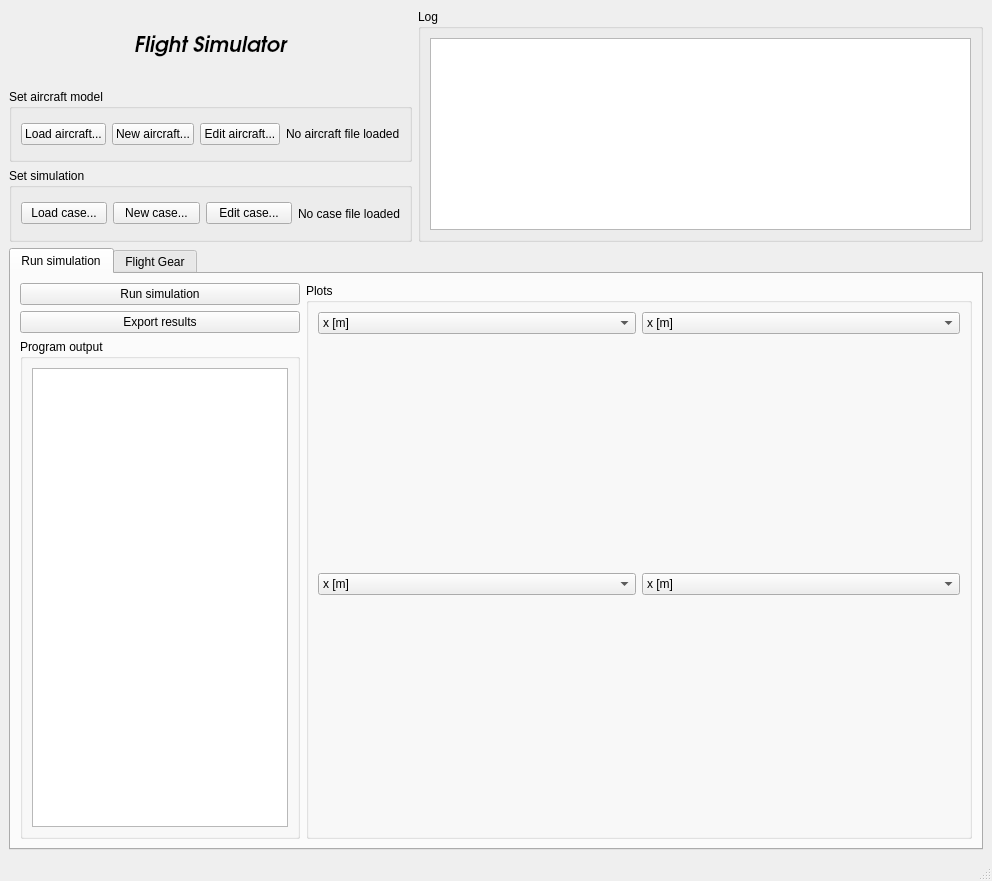
<?xml version="1.0" encoding="UTF-8"?>
<ui version="4.0">
 <class>MainWindow</class>
 <widget class="QMainWindow" name="MainWindow">
  <property name="geometry">
   <rect>
    <x>0</x>
    <y>0</y>
    <width>992</width>
    <height>881</height>
   </rect>
  </property>
  <property name="windowTitle">
   <string>MainWindow</string>
  </property>
  <widget class="QWidget" name="centralwidget">
   <layout class="QVBoxLayout" name="verticalLayout">
    <item>
     <layout class="QGridLayout" name="gridLayout_2">
      <item row="0" column="0">
       <widget class="QLabel" name="label">
        <property name="font">
         <font>
          <family>TeX Gyre Adventor</family>
          <pointsize>16</pointsize>
          <italic>true</italic>
          <bold>true</bold>
         </font>
        </property>
        <property name="text">
         <string>Flight Simulator</string>
        </property>
        <property name="alignment">
         <set>Qt::AlignmentFlag::AlignCenter</set>
        </property>
        <property name="wordWrap">
         <bool>false</bool>
        </property>
       </widget>
      </item>
      <item row="0" column="1" rowspan="3">
       <widget class="QGroupBox" name="groupBox_3">
        <property name="title">
         <string>Log</string>
        </property>
        <layout class="QGridLayout" name="gridLayout">
         <item row="0" column="0">
          <widget class="QPlainTextEdit" name="terminalPlainTextEdit">
           <property name="readOnly">
            <bool>true</bool>
           </property>
          </widget>
         </item>
        </layout>
       </widget>
      </item>
      <item row="1" column="0">
       <widget class="QGroupBox" name="groupBox_2">
        <property name="title">
         <string>Set aircraft model</string>
        </property>
        <layout class="QHBoxLayout" name="horizontalLayout_2">
         <item>
          <widget class="QPushButton" name="loadAircraftButton">
           <property name="text">
            <string>Load aircraft...</string>
           </property>
          </widget>
         </item>
         <item>
          <widget class="QPushButton" name="newAircraftButton">
           <property name="text">
            <string>New aircraft...</string>
           </property>
          </widget>
         </item>
         <item>
          <widget class="QPushButton" name="editAircraftButton">
           <property name="text">
            <string>Edit aircraft...</string>
           </property>
          </widget>
         </item>
         <item>
          <widget class="QLabel" name="loadedAircraftLabel">
           <property name="text">
            <string>No aircraft file loaded</string>
           </property>
          </widget>
         </item>
        </layout>
       </widget>
      </item>
      <item row="2" column="0">
       <widget class="QGroupBox" name="groupBox">
        <property name="title">
         <string>Set simulation</string>
        </property>
        <layout class="QHBoxLayout" name="horizontalLayout">
         <item>
          <widget class="QPushButton" name="loadCaseButton">
           <property name="text">
            <string>Load case...</string>
           </property>
          </widget>
         </item>
         <item>
          <widget class="QPushButton" name="newCaseButton">
           <property name="text">
            <string>New case...</string>
           </property>
          </widget>
         </item>
         <item>
          <widget class="QPushButton" name="editCaseButton">
           <property name="text">
            <string>Edit case...</string>
           </property>
          </widget>
         </item>
         <item>
          <widget class="QLabel" name="loadedCaseLabel">
           <property name="text">
            <string>No case file loaded</string>
           </property>
          </widget>
         </item>
        </layout>
       </widget>
      </item>
     </layout>
    </item>
    <item>
     <widget class="QTabWidget" name="tabWidget">
      <property name="currentIndex">
       <number>0</number>
      </property>
      <widget class="QWidget" name="tab_3">
       <attribute name="title">
        <string>Run simulation</string>
       </attribute>
       <layout class="QFormLayout" name="formLayout">
        <item row="0" column="0">
         <layout class="QVBoxLayout" name="verticalLayout_2">
          <item>
           <widget class="QPushButton" name="runSimulationButton">
            <property name="text">
             <string>Run simulation</string>
            </property>
           </widget>
          </item>
          <item>
           <widget class="QPushButton" name="pushButton_2">
            <property name="text">
             <string>Export results</string>
            </property>
           </widget>
          </item>
          <item>
           <widget class="QGroupBox" name="groupBox_4">
            <property name="title">
             <string>Program output</string>
            </property>
            <layout class="QGridLayout" name="gridLayout_5">
             <item row="0" column="0">
              <widget class="QPlainTextEdit" name="consolePlainTextEdit">
               <property name="readOnly">
                <bool>true</bool>
               </property>
              </widget>
             </item>
            </layout>
           </widget>
          </item>
         </layout>
        </item>
        <item row="0" column="1">
         <widget class="QGroupBox" name="groupBox_5">
          <property name="title">
           <string>Plots</string>
          </property>
          <layout class="QGridLayout" name="gridLayout_3">
           <item row="0" column="0">
            <layout class="QGridLayout" name="gridLayout_4">
             <item row="1" column="0" rowspan="2">
              <widget class="QWidget" name="widget1" native="true"/>
             </item>
             <item row="0" column="0">
              <widget class="QComboBox" name="comboBox1">
               <item>
                <property name="text">
                 <string>x [m]</string>
                </property>
               </item>
               <item>
                <property name="text">
                 <string>y [m]</string>
                </property>
               </item>
               <item>
                <property name="text">
                 <string>height [m]</string>
                </property>
               </item>
               <item>
                <property name="text">
                 <string>u [m/s]</string>
                </property>
               </item>
               <item>
                <property name="text">
                 <string>v [m/s]</string>
                </property>
               </item>
               <item>
                <property name="text">
                 <string>w [m/s]</string>
                </property>
               </item>
               <item>
                <property name="text">
                 <string>phi [deg]</string>
                </property>
               </item>
               <item>
                <property name="text">
                 <string>theta [deg]</string>
                </property>
               </item>
               <item>
                <property name="text">
                 <string>psi [deg]</string>
                </property>
               </item>
               <item>
                <property name="text">
                 <string>p [deg/s]</string>
                </property>
               </item>
               <item>
                <property name="text">
                 <string>q [deg/s]</string>
                </property>
               </item>
               <item>
                <property name="text">
                 <string>r [deg/s]</string>
                </property>
               </item>
               <item>
                <property name="text">
                 <string/>
                </property>
               </item>
              </widget>
             </item>
             <item row="0" column="1">
              <widget class="QComboBox" name="comboBox2">
               <item>
                <property name="text">
                 <string>x [m]</string>
                </property>
               </item>
               <item>
                <property name="text">
                 <string>y [m]</string>
                </property>
               </item>
               <item>
                <property name="text">
                 <string>height [m]</string>
                </property>
               </item>
               <item>
                <property name="text">
                 <string>u [m/s]</string>
                </property>
               </item>
               <item>
                <property name="text">
                 <string>v [m/s]</string>
                </property>
               </item>
               <item>
                <property name="text">
                 <string>w [m/s]</string>
                </property>
               </item>
               <item>
                <property name="text">
                 <string>phi [deg]</string>
                </property>
               </item>
               <item>
                <property name="text">
                 <string>theta [deg]</string>
                </property>
               </item>
               <item>
                <property name="text">
                 <string>psi [deg]</string>
                </property>
               </item>
               <item>
                <property name="text">
                 <string>p [deg/s]</string>
                </property>
               </item>
               <item>
                <property name="text">
                 <string>q [deg/s]</string>
                </property>
               </item>
               <item>
                <property name="text">
                 <string>r [deg/s]</string>
                </property>
               </item>
               <item>
                <property name="text">
                 <string/>
                </property>
               </item>
              </widget>
             </item>
             <item row="1" column="1" rowspan="2">
              <widget class="QWidget" name="widget2" native="true"/>
             </item>
             <item row="3" column="0">
              <widget class="QComboBox" name="comboBox3">
               <item>
                <property name="text">
                 <string>x [m]</string>
                </property>
               </item>
               <item>
                <property name="text">
                 <string>y [m]</string>
                </property>
               </item>
               <item>
                <property name="text">
                 <string>height [m]</string>
                </property>
               </item>
               <item>
                <property name="text">
                 <string>u [m/s]</string>
                </property>
               </item>
               <item>
                <property name="text">
                 <string>v [m/s]</string>
                </property>
               </item>
               <item>
                <property name="text">
                 <string>w [m/s]</string>
                </property>
               </item>
               <item>
                <property name="text">
                 <string>phi [deg]</string>
                </property>
               </item>
               <item>
                <property name="text">
                 <string>theta [deg]</string>
                </property>
               </item>
               <item>
                <property name="text">
                 <string>psi [deg]</string>
                </property>
               </item>
               <item>
                <property name="text">
                 <string>p [deg/s]</string>
                </property>
               </item>
               <item>
                <property name="text">
                 <string>q [deg/s]</string>
                </property>
               </item>
               <item>
                <property name="text">
                 <string>r [deg/s]</string>
                </property>
               </item>
               <item>
                <property name="text">
                 <string/>
                </property>
               </item>
              </widget>
             </item>
             <item row="4" column="0" rowspan="2">
              <widget class="QWidget" name="widget3" native="true"/>
             </item>
             <item row="4" column="1" rowspan="2">
              <widget class="QWidget" name="widget4" native="true"/>
             </item>
             <item row="3" column="1">
              <widget class="QComboBox" name="comboBox4">
               <item>
                <property name="text">
                 <string>x [m]</string>
                </property>
               </item>
               <item>
                <property name="text">
                 <string>y [m]</string>
                </property>
               </item>
               <item>
                <property name="text">
                 <string>height [m]</string>
                </property>
               </item>
               <item>
                <property name="text">
                 <string>u [m/s]</string>
                </property>
               </item>
               <item>
                <property name="text">
                 <string>v [m/s]</string>
                </property>
               </item>
               <item>
                <property name="text">
                 <string>w [m/s]</string>
                </property>
               </item>
               <item>
                <property name="text">
                 <string>phi [deg]</string>
                </property>
               </item>
               <item>
                <property name="text">
                 <string>theta [deg]</string>
                </property>
               </item>
               <item>
                <property name="text">
                 <string>psi [deg]</string>
                </property>
               </item>
               <item>
                <property name="text">
                 <string>p [deg/s]</string>
                </property>
               </item>
               <item>
                <property name="text">
                 <string>q [deg/s]</string>
                </property>
               </item>
               <item>
                <property name="text">
                 <string>r [deg/s]</string>
                </property>
               </item>
               <item>
                <property name="text">
                 <string/>
                </property>
               </item>
              </widget>
             </item>
            </layout>
           </item>
          </layout>
         </widget>
        </item>
       </layout>
      </widget>
      <widget class="QWidget" name="tab_4">
       <attribute name="title">
        <string>Flight Gear</string>
       </attribute>
      </widget>
     </widget>
    </item>
   </layout>
  </widget>
  <widget class="QMenuBar" name="menubar">
   <property name="geometry">
    <rect>
     <x>0</x>
     <y>0</y>
     <width>992</width>
     <height>19</height>
    </rect>
   </property>
  </widget>
  <widget class="QStatusBar" name="statusbar"/>
 </widget>
 <resources/>
 <connections/>
</ui>
